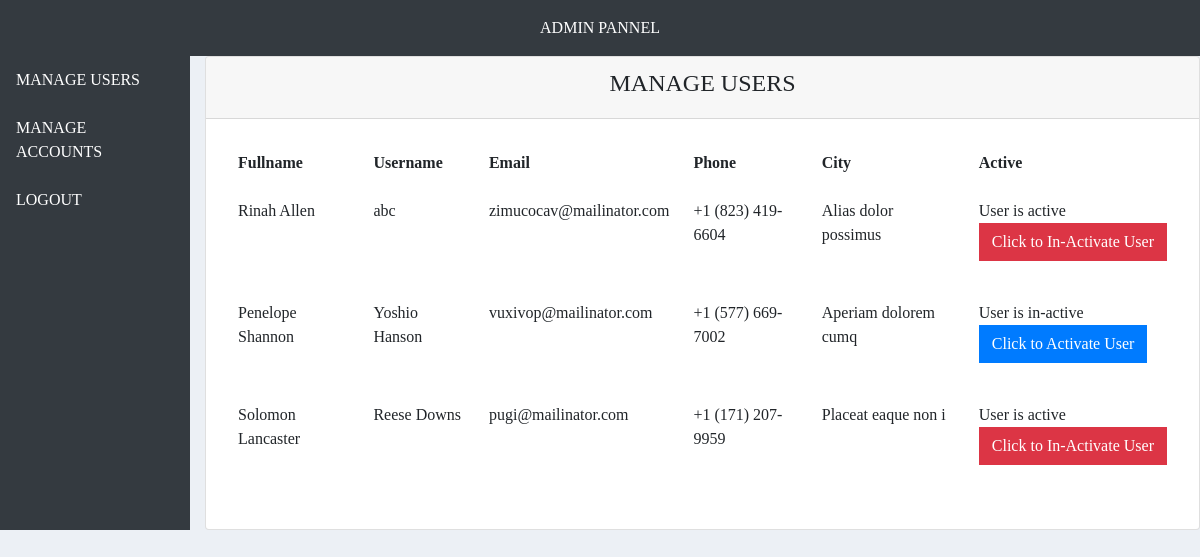
Screenshot of /Admin/manage_accounts.php with the database file from the repository.
### tables this page shows
CREATE TABLE `users` (
  `user_id` int(11) NOT NULL,
  `fullname` varchar(50) NOT NULL,
  `username` varchar(50) NOT NULL,
  `password` varchar(50) NOT NULL,
  `email` varchar(255) NOT NULL,
  `phone` varchar(100) NOT NULL,
  `city` varchar(100) NOT NULL,
  `status` varchar(50) NOT NULL DEFAULT 'Pending',
  `active` int(2) NOT NULL DEFAULT 1,
  `created_at` timestamp NOT NULL DEFAULT current_timestamp()
);

### Admin/manage_accounts.php (the view, shortened to what this page needs)
<?php
include 'db.php';
$query = "SELECT * FROM users";
$result = mysqli_query($conn, $query);
$count = mysqli_num_rows($result);
include 'header.php';
?>
<div class="row">
    <div class="col-md-2 bg-dark text-white">
        <?php
        include 'nav.php';
        ?>
    </div>
    <div class="col-md-10">
        <div class="card">
            <div class="card-header">
                <center>
                    <h4>MANAGE USERS</h4>
                </center>
            </div>
            <div class="card-body">
                <table class="table table-borderless">
                    <tr>
                        <th>Fullname</th>
                        <th>Username</th>
                        <th>Email</th>
                        <th>Phone</th>
                        <th>City</th>
                        <th>Active</th>
                    </tr>
                    <?php if ($count > 0) {
                        while ($row = mysqli_fetch_array($result)) {                    ?>
                            <tr>
                                <td><?php echo $row['fullname'] ?></td>
                                <td><?php echo $row['username'] ?></td>
                                <td><?php echo $row['email'] ?></td>
                                <td><?php echo $row['phone'] ?></td>
                                <td><?php echo $row['city'] ?></td>
                                <?php
                                if ($row['active'] == "0") {
                                ?>
                                    <td>
                                        <p>User is in-active <br> <b> <a href="?active=<?php echo $row['user_id'] ?>" class="btn btn-primary">Click to Activate User</a> </b></p>
                                    </td>
                                <?php } else {
                                ?>
                                    <td>
                                        <p>User is active <br> <b> <a href="?deactive=<?php echo $row['user_id'] ?>" class="btn btn-danger">Click to In-Activate User</a> </b></p>
                                    </td>
                                <?php }
                                ?>
                            </tr>
                        <?php
                        }
                    } else { ?>
                        <tr>
                            <td colspan="5" class="text-danger"> <b> No Record Found</b></td>
                        </tr>
                    <?php }
                    ?>
                </table>
            </div>
        </div>
    </div>
</div>
<?php
include 'footer.php';
?>

### Admin/header.php (shortened to what this page needs)
<!DOCTYPE html>
<html>
<head>
	<link rel="stylesheet" href="css/bootstrap.min.css">
	<link rel="stylesheet" href="css/styles.css">
</head>
<body>
	<div class="container-fluid px-0">
		<div class="row bg-dark py-3">
			<div class="col-md-12 text-white">
				<center>ADMIN PANNEL</center>
			</div>
		</div>
	</div>

### Admin/nav.php
<ul class="nav nav-pills flex-column mb-auto">
<li class="nav-item py-1">
    <a href="manage_users.php" class="nav-link" style="color: white;">
      MANAGE USERS
    </a>
  </li>
  <li class="nav-item py-1">
    <a href="manage_accounts.php" class="nav-link" style="color: white;">
      MANAGE ACCOUNTS
    </a>
  </li>
  <li class="nav-item py-1">
    <a href="logout.php" class="nav-link" style="color: white;">
      LOGOUT
    </a>
  </li>
</ul>

### Admin/footer.php
</body>
</html>

### Admin/css/styles.css (style rules this page uses)
:root { --maincolor :#322663; --seccolor : #483ed8; }
body { background:#ecf0f5; font-family: 'Lato', sans-serif; }
ul li a { color:#b8c7ce; }
.btn { border-radius: 0px; -webkit-border-radius: 0px; -moz-border-radius: 0px; -ms-border-radius: 0px; -o-border-radius: 0px; }

### Admin/header.php (style rules this page uses)
body { font-family: Calibri !important; }
ul li a { color: rgba(160, 85, 146, 1); }

### rows the page displays
users: fullname "Rinah Allen", username "abc", email "zimucocav@mailinator.com", phone "+1 (823) 419-6604", city "Alias dolor possimus"
users: fullname "Penelope Shannon", username "Yoshio Hanson", email "vuxivop@mailinator.com", phone "+1 (577) 669-7002", city "Aperiam dolorem cumq"
users: fullname "Solomon Lancaster", username "Reese Downs", email "pugi@mailinator.com", phone "+1 (171) 207-9959", city "Placeat eaque non i"
